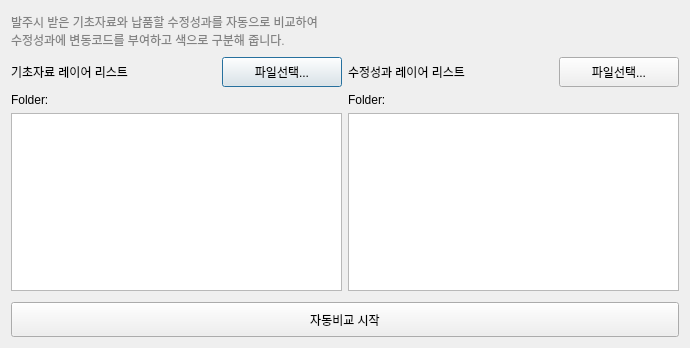
<?xml version="1.0" encoding="UTF-8"?>
<ui version="4.0">
 <class>analyzieDiff</class>
 <widget class="QDialog" name="analyzieDiff">
  <property name="windowModality">
   <enum>Qt::NonModal</enum>
  </property>
  <property name="geometry">
   <rect>
    <x>0</x>
    <y>0</y>
    <width>690</width>
    <height>348</height>
   </rect>
  </property>
  <property name="minimumSize">
   <size>
    <width>560</width>
    <height>250</height>
   </size>
  </property>
  <property name="windowTitle">
   <string>기초자료/수정성과 자동비교</string>
  </property>
  <layout class="QGridLayout" name="gridLayout">
   <item row="0" column="0">
    <layout class="QVBoxLayout" name="verticalLayout_3">
     <item>
      <widget class="QLabel" name="label_3">
       <property name="minimumSize">
        <size>
         <width>0</width>
         <height>40</height>
        </size>
       </property>
       <property name="maximumSize">
        <size>
         <width>16777215</width>
         <height>40</height>
        </size>
       </property>
       <property name="text">
        <string>&lt;html&gt;&lt;head/&gt;&lt;body&gt;&lt;p&gt;&lt;span style=&quot; color:#838383;&quot;&gt;발주시 받은 기초자료와 납품할 수정성과를 자동으로 비교하여&lt;br/&gt;수정성과에 변동코드를 부여하고 색으로 구분해 줍니다.&lt;/span&gt;&lt;/p&gt;&lt;/body&gt;&lt;/html&gt;</string>
       </property>
      </widget>
     </item>
     <item>
      <layout class="QHBoxLayout" name="horizontalLayout_3">
       <item>
        <layout class="QVBoxLayout" name="verticalLayout">
         <item>
          <layout class="QHBoxLayout" name="horizontalLayout">
           <item>
            <widget class="QLabel" name="label">
             <property name="text">
              <string>기초자료 레이어 리스트</string>
             </property>
            </widget>
           </item>
           <item>
            <spacer name="horizontalSpacer">
             <property name="orientation">
              <enum>Qt::Horizontal</enum>
             </property>
             <property name="sizeType">
              <enum>QSizePolicy::Fixed</enum>
             </property>
             <property name="sizeHint" stdset="0">
              <size>
               <width>13</width>
               <height>20</height>
              </size>
             </property>
            </spacer>
           </item>
           <item>
            <widget class="QPushButton" name="btnFindOriginData">
             <property name="minimumSize">
              <size>
               <width>80</width>
               <height>30</height>
              </size>
             </property>
             <property name="maximumSize">
              <size>
               <width>120</width>
               <height>30</height>
              </size>
             </property>
             <property name="text">
              <string>파일선택...</string>
             </property>
            </widget>
           </item>
          </layout>
         </item>
         <item>
          <widget class="QLabel" name="lblOrgFolder">
           <property name="text">
            <string>Folder:</string>
           </property>
          </widget>
         </item>
         <item>
          <widget class="QListWidget" name="lstOriginData">
           <property name="sortingEnabled">
            <bool>true</bool>
           </property>
          </widget>
         </item>
        </layout>
       </item>
       <item>
        <layout class="QVBoxLayout" name="verticalLayout_2">
         <item>
          <layout class="QHBoxLayout" name="horizontalLayout_2">
           <item>
            <widget class="QLabel" name="label_2">
             <property name="text">
              <string>수정성과 레이어 리스트</string>
             </property>
            </widget>
           </item>
           <item>
            <spacer name="horizontalSpacer_2">
             <property name="orientation">
              <enum>Qt::Horizontal</enum>
             </property>
             <property name="sizeType">
              <enum>QSizePolicy::Fixed</enum>
             </property>
             <property name="sizeHint" stdset="0">
              <size>
               <width>13</width>
               <height>20</height>
              </size>
             </property>
            </spacer>
           </item>
           <item>
            <widget class="QPushButton" name="btnFindEditData">
             <property name="minimumSize">
              <size>
               <width>80</width>
               <height>30</height>
              </size>
             </property>
             <property name="maximumSize">
              <size>
               <width>120</width>
               <height>30</height>
              </size>
             </property>
             <property name="text">
              <string>파일선택...</string>
             </property>
            </widget>
           </item>
          </layout>
         </item>
         <item>
          <widget class="QLabel" name="lblEditFolder">
           <property name="text">
            <string>Folder:</string>
           </property>
          </widget>
         </item>
         <item>
          <widget class="QListWidget" name="lstEditData">
           <property name="sortingEnabled">
            <bool>true</bool>
           </property>
          </widget>
         </item>
        </layout>
       </item>
      </layout>
     </item>
     <item>
      <spacer name="verticalSpacer">
       <property name="orientation">
        <enum>Qt::Vertical</enum>
       </property>
       <property name="sizeType">
        <enum>QSizePolicy::Fixed</enum>
       </property>
       <property name="sizeHint" stdset="0">
        <size>
         <width>20</width>
         <height>5</height>
        </size>
       </property>
      </spacer>
     </item>
     <item>
      <widget class="QPushButton" name="btnFindDiff">
       <property name="minimumSize">
        <size>
         <width>0</width>
         <height>35</height>
        </size>
       </property>
       <property name="maximumSize">
        <size>
         <width>16777215</width>
         <height>35</height>
        </size>
       </property>
       <property name="text">
        <string>자동비교 시작</string>
       </property>
      </widget>
     </item>
    </layout>
   </item>
  </layout>
 </widget>
 <resources/>
 <connections/>
</ui>
